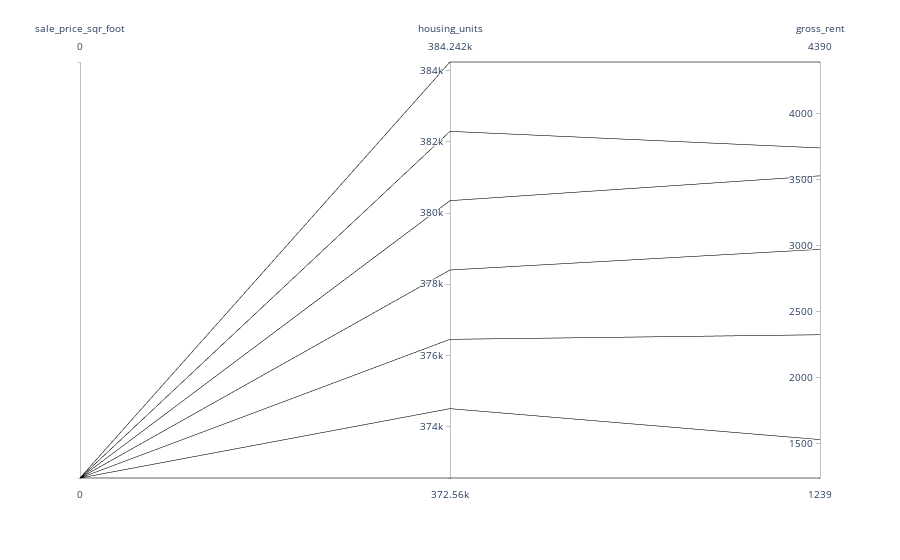

The code cell stored with this chart in its notebook:
### Code cell
def parallel_coordinates():
    """Parallel Coordinates Plot."""
    
px.parallel_coordinates(expensive_neighborhoods, color='sale_price_sqr_foot')

### Figure 1 — Plotly figure (JSON) as saved in the notebook; plotly's stock layout.template omitted (floating-point values rounded to 4 significant figures)
{"data": [{"dimensions": [{"label": "sale_price_sqr_foot", "values": [null, null, null, null, null, null, null]}, {"label": "housing_units", "values": [372560, 374507, 376454, 378401, 380348, 382295, 384242]}, {"label": "gross_rent", "values": [1239, 1530, 2324, 2971, 3528, 3739, 4390]}], "domain": {"x": [0, 1], "y": [0, 1]}, "line": {"color": [null, null, null, null, null, null, null], "coloraxis": "coloraxis"}, "name": "", "type": "parcoords"}], "layout": {"autosize": true, "coloraxis": {"colorbar": {"title": {"text": "sale_price_sqr_foot"}}, "colorscale": [[0, "#0d0887"], [0.1111, "#46039f"], [0.2222, "#7201a8"], [0.3333, "#9c179e"], [0.4444, "#bd3786"], [0.5556, "#d8576b"], [0.6667, "#ed7953"], [0.7778, "#fb9f3a"], [0.8889, "#fdca26"], [1, "#f0f921"]]}, "legend": {"tracegroupgap": 0}, "margin": {"t": 60}}}
